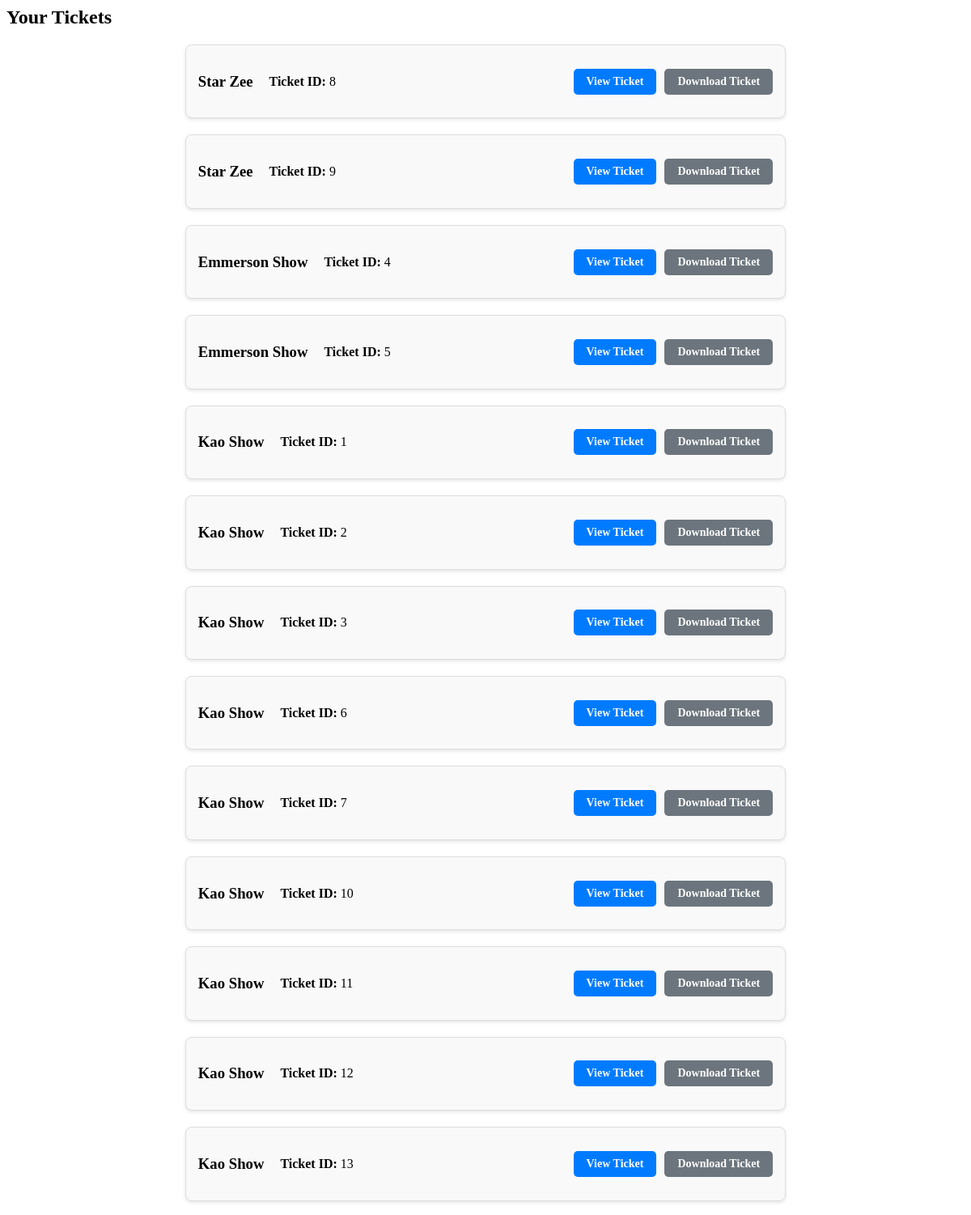
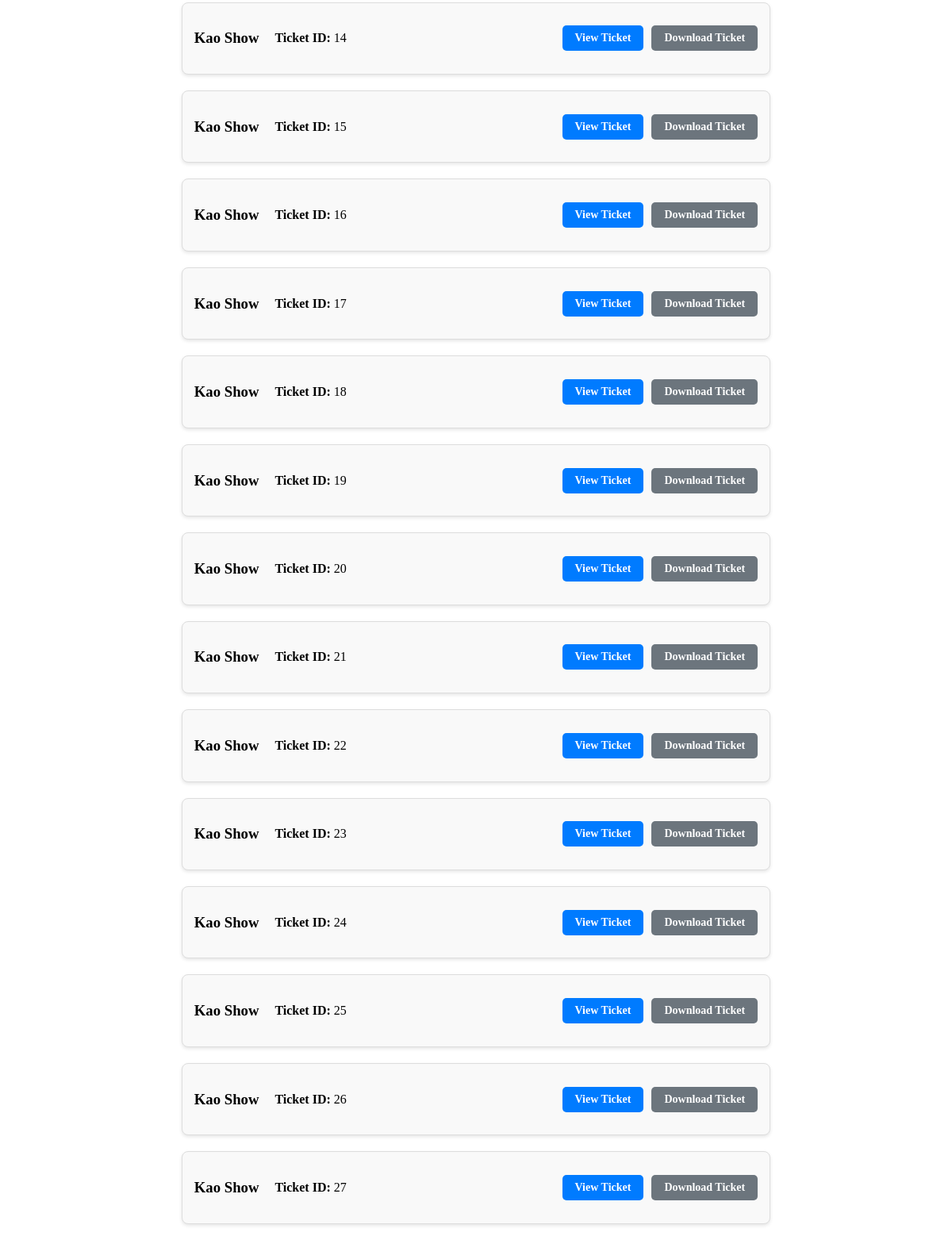
The app's page /payment/tickets/ (signed in), older data (2 pictures, top to bottom).
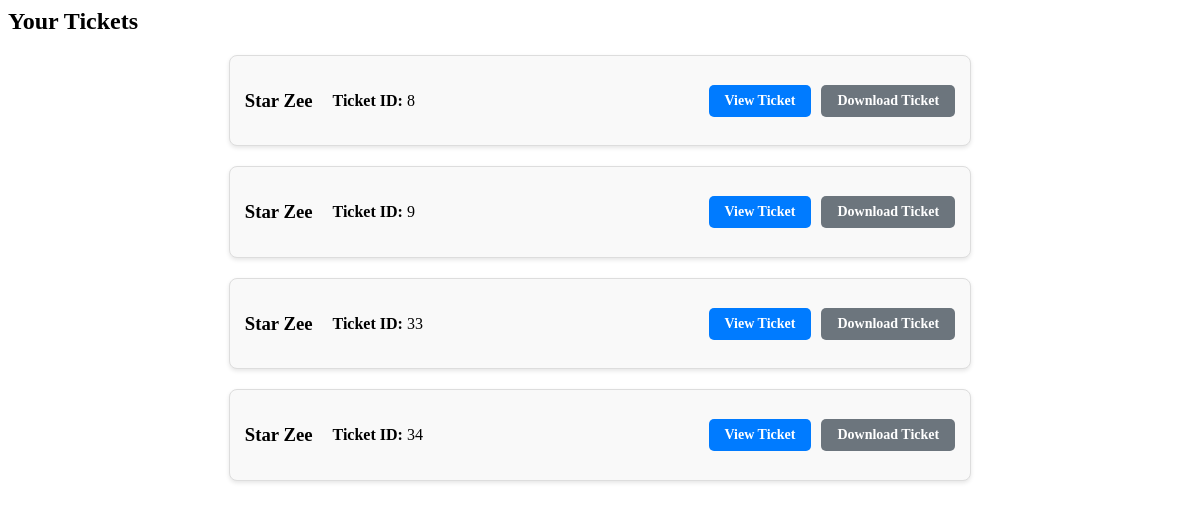
The same page, newer data.
### events/models.py (models this page shows, shortened)
class Ticket(models.Model):
    user = models.ForeignKey(settings.AUTH_USER_MODEL, on_delete=models.CASCADE, default=1)
    event = models.ForeignKey('Event', on_delete=models.CASCADE, related_name='event_tickets')
    ticket_name = models.CharField(max_length=200)
    ticket_price = models.DecimalField(max_digits=10, decimal_places=2, editable=False)
    payment_reference = models.CharField(max_length=128, null=True, blank=True, default="", editable=False)
    qr_code = models.ImageField(upload_to='qr_codes/', null=True, blank=True, editable=False)
    secret_token = models.CharField(max_length=64, null=True, blank=True, unique=True, editable=False)
    paid = models.BooleanField(default=False)
    quantity = models.PositiveIntegerField()
    class Meta:
        ordering = ['-event__event_date']

class Event(models.Model):
    event_name = models.CharField(max_length=200)
    event_description = models.TextField()
    event_type = models.CharField(
        max_length=100,
        choices=[('concert', 'Concert'), ('conference', 'Conference'), ('sports', 'Sports'), ('theatre', 'Theatre')]
    )
    event_date = models.DateTimeField()
    event_location = models.CharField(max_length=255)
    event_status = models.CharField(
        max_length=20,
        choices=[('upcoming', 'Upcoming'), ('sold_out', 'Sold Out'), ('canceled', 'Canceled'), ('normal', 'Normal')],
        default='upcoming'
    )
    event_image = models.ImageField(upload_to='event_images/', null=True, blank=True)
    early_bird_price = models.DecimalField(max_digits=10, decimal_places=2)
    normal_price = models.DecimalField(max_digits=10, decimal_places=2)
    early_bird_end = models.DateTimeField(null=True, blank=True)
    video_url = models.URLField(max_length=500, null=True, blank=True)
    video_file = models.FileField(upload_to='event_videos/', null=True, blank=True)
    event_logo = models.ImageField(upload_to='event_logos/', null=True, blank=True)
    event_created_at = models.DateTimeField(auto_now_add=True)
    event_updated_at = models.DateTimeField(auto_now=True)
    sponsorers = models.ManyToManyField(Sponsorer, related_name="events", blank=True)
    view_count = models.PositiveIntegerField(default=0)  # Corrected
    class Meta:
        verbose_name = 'Event'
        verbose_name_plural = 'Events'

### payment/views.py (the view)
# urls.py: path('tickets/', views.tickets_view, name='tickets'),  # New tickets list page
@login_required
def tickets_view(request):
    tickets = Ticket.objects.filter(user=request.user)
    return render(request, 'payment/ticket_list.html', {'tickets': tickets})

### payment/templates/payment/ticket_list.html (shortened to what this page needs)
<h2>Your Tickets</h2>
{% for ticket in tickets %}
<div class="ticket-card">
  <div class="ticket-info">
    <h3>{{ ticket.event.event_name }}</h3>
    <p><strong>Ticket ID:</strong> {{ ticket.id }}</p>
  </div>
  <div class="ticket-card-footer">
    <a href="{% url 'ticket_view' ticket.id %}" class="btn btn-primary"
      >View Ticket</a
    >
    <a href="{% url 'download_ticket' ticket.id %}" class="btn btn-secondary"
      >Download Ticket</a
    >
  </div>
</div>
{% empty %}
<p>No tickets found.</p>
{% endfor %}

Row changes from the older to the newer data that the page shows:
removed Ticket: event.event_name "Emmerson Show", id "4"
removed Ticket: event.event_name "Emmerson Show", id "5"
removed Ticket: event.event_name "Kao Show", id "1"
removed Ticket: event.event_name "Kao Show", id "2"
removed Ticket: event.event_name "Kao Show", id "3"
removed Ticket: event.event_name "Kao Show", id "6"
removed Ticket: event.event_name "Kao Show", id "7"
removed Ticket: event.event_name "Kao Show", id "10"
removed Ticket: event.event_name "Kao Show", id "11"
removed Ticket: event.event_name "Kao Show", id "12"
removed Ticket: event.event_name "Kao Show", id "13"
removed Ticket: event.event_name "Kao Show", id "14"
removed Ticket: event.event_name "Kao Show", id "15"
removed Ticket: event.event_name "Kao Show", id "16"
removed Ticket: event.event_name "Kao Show", id "17"
removed Ticket: event.event_name "Kao Show", id "18"
removed Ticket: event.event_name "Kao Show", id "19"
removed Ticket: event.event_name "Kao Show", id "20"
removed Ticket: event.event_name "Kao Show", id "21"
removed Ticket: event.event_name "Kao Show", id "22"
removed Ticket: event.event_name "Kao Show", id "23"
removed Ticket: event.event_name "Kao Show", id "24"
removed Ticket: event.event_name "Kao Show", id "25"
removed Ticket: event.event_name "Kao Show", id "26"
removed Ticket: event.event_name "Kao Show", id "27"
added Ticket: event.event_name "Star Zee", id "33"
added Ticket: event.event_name "Star Zee", id "34"
